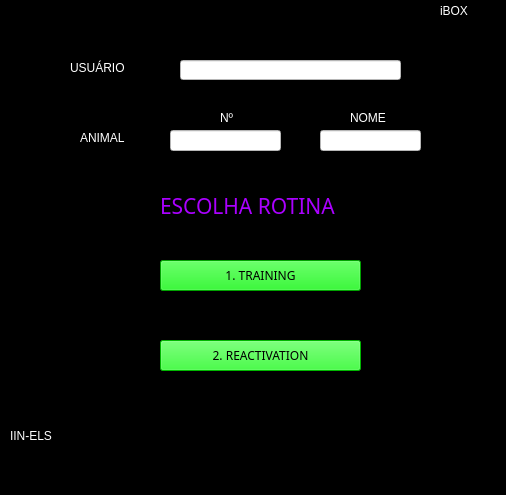
<?xml version="1.0" encoding="UTF-8"?>
<ui version="4.0">
 <class>MainWindow</class>
 <widget class="QMainWindow" name="MainWindow">
  <property name="geometry">
   <rect>
    <x>0</x>
    <y>0</y>
    <width>506</width>
    <height>495</height>
   </rect>
  </property>
  <property name="windowTitle">
   <string>MainWindow</string>
  </property>
  <property name="styleSheet">
   <string notr="true">background-color: rgb(0, 0, 0);</string>
  </property>
  <widget class="QWidget" name="centralwidget">
   <widget class="QLabel" name="label">
    <property name="geometry">
     <rect>
      <x>70</x>
      <y>60</y>
      <width>71</width>
      <height>16</height>
     </rect>
    </property>
    <property name="styleSheet">
     <string notr="true">color: rgb(255, 255, 255);
font: 87 9pt &quot;Arial Black&quot;;</string>
    </property>
    <property name="text">
     <string>USUÁRIO</string>
    </property>
   </widget>
   <widget class="QLineEdit" name="userName">
    <property name="geometry">
     <rect>
      <x>180</x>
      <y>60</y>
      <width>221</width>
      <height>20</height>
     </rect>
    </property>
    <property name="styleSheet">
     <string notr="true">background-color: rgb(255, 255, 255);</string>
    </property>
   </widget>
   <widget class="QLineEdit" name="animalIdentificationNumber">
    <property name="geometry">
     <rect>
      <x>170</x>
      <y>130</y>
      <width>111</width>
      <height>21</height>
     </rect>
    </property>
    <property name="styleSheet">
     <string notr="true">background-color: rgb(255, 255, 255);</string>
    </property>
   </widget>
   <widget class="QLabel" name="label_5">
    <property name="geometry">
     <rect>
      <x>160</x>
      <y>190</y>
      <width>211</width>
      <height>31</height>
     </rect>
    </property>
    <property name="font">
     <font>
      <family>Arial Black</family>
      <pointsize>16</pointsize>
      <weight>10</weight>
      <italic>false</italic>
      <bold>false</bold>
     </font>
    </property>
    <property name="styleSheet">
     <string notr="true">color: rgb(170, 0, 255);
font: 87 16pt &quot;Arial Black&quot;;</string>
    </property>
    <property name="text">
     <string>ESCOLHA ROTINA</string>
    </property>
   </widget>
   <widget class="QPushButton" name="pushButton3">
    <property name="geometry">
     <rect>
      <x>160</x>
      <y>260</y>
      <width>201</width>
      <height>31</height>
     </rect>
    </property>
    <property name="font">
     <font>
      <family>Arial Black</family>
      <pointsize>9</pointsize>
      <weight>10</weight>
      <italic>false</italic>
      <bold>false</bold>
     </font>
    </property>
    <property name="styleSheet">
     <string notr="true">background-color: rgb(0, 227, 0);
font: 87 9pt &quot;Arial Black&quot;;
color: rgb(0, 0, 0);</string>
    </property>
    <property name="text">
     <string>1. TRAINING</string>
    </property>
   </widget>
   <widget class="QLabel" name="label_10">
    <property name="geometry">
     <rect>
      <x>80</x>
      <y>130</y>
      <width>71</width>
      <height>16</height>
     </rect>
    </property>
    <property name="styleSheet">
     <string notr="true">color: rgb(255, 255, 255);
font: 87 9pt &quot;Arial Black&quot;;</string>
    </property>
    <property name="text">
     <string>ANIMAL</string>
    </property>
   </widget>
   <widget class="QPushButton" name="pushButton4">
    <property name="geometry">
     <rect>
      <x>160</x>
      <y>340</y>
      <width>201</width>
      <height>31</height>
     </rect>
    </property>
    <property name="font">
     <font>
      <family>Arial Black</family>
      <pointsize>9</pointsize>
      <weight>10</weight>
      <italic>false</italic>
      <bold>false</bold>
     </font>
    </property>
    <property name="styleSheet">
     <string notr="true">background-color: rgb(0, 227, 0);
font: 87 9pt &quot;Arial Black&quot;;
background-color: rgb(0, 255, 0);</string>
    </property>
    <property name="text">
     <string>2. REACTIVATION</string>
    </property>
   </widget>
   <widget class="QLabel" name="label_4">
    <property name="geometry">
     <rect>
      <x>440</x>
      <y>0</y>
      <width>61</width>
      <height>21</height>
     </rect>
    </property>
    <property name="styleSheet">
     <string notr="true">font: 87 16pt &quot;Arial Black&quot;;
color: rgb(255, 255, 255);</string>
    </property>
    <property name="text">
     <string>iBOX</string>
    </property>
   </widget>
   <widget class="QLabel" name="label_6">
    <property name="geometry">
     <rect>
      <x>10</x>
      <y>420</y>
      <width>91</width>
      <height>31</height>
     </rect>
    </property>
    <property name="styleSheet">
     <string notr="true">font: 87 9pt &quot;Arial Black&quot;;
color: rgb(255, 255, 255);</string>
    </property>
    <property name="text">
     <string>IIN-ELS</string>
    </property>
   </widget>
   <widget class="QLabel" name="label_11">
    <property name="geometry">
     <rect>
      <x>220</x>
      <y>110</y>
      <width>21</width>
      <height>16</height>
     </rect>
    </property>
    <property name="styleSheet">
     <string notr="true">color: rgb(255, 255, 255);
font: 87 9pt &quot;Arial Black&quot;;</string>
    </property>
    <property name="text">
     <string>Nº</string>
    </property>
   </widget>
   <widget class="QLabel" name="label_12">
    <property name="geometry">
     <rect>
      <x>350</x>
      <y>110</y>
      <width>41</width>
      <height>16</height>
     </rect>
    </property>
    <property name="styleSheet">
     <string notr="true">color: rgb(255, 255, 255);
font: 87 9pt &quot;Arial Black&quot;;</string>
    </property>
    <property name="text">
     <string>NOME</string>
    </property>
   </widget>
   <widget class="QLineEdit" name="animalName">
    <property name="geometry">
     <rect>
      <x>320</x>
      <y>130</y>
      <width>101</width>
      <height>21</height>
     </rect>
    </property>
    <property name="styleSheet">
     <string notr="true">background-color: rgb(255, 255, 255);</string>
    </property>
   </widget>
  </widget>
  <widget class="QMenuBar" name="menubar">
   <property name="geometry">
    <rect>
     <x>0</x>
     <y>0</y>
     <width>506</width>
     <height>21</height>
    </rect>
   </property>
  </widget>
  <widget class="QStatusBar" name="statusbar"/>
 </widget>
 <resources/>
 <connections/>
</ui>
